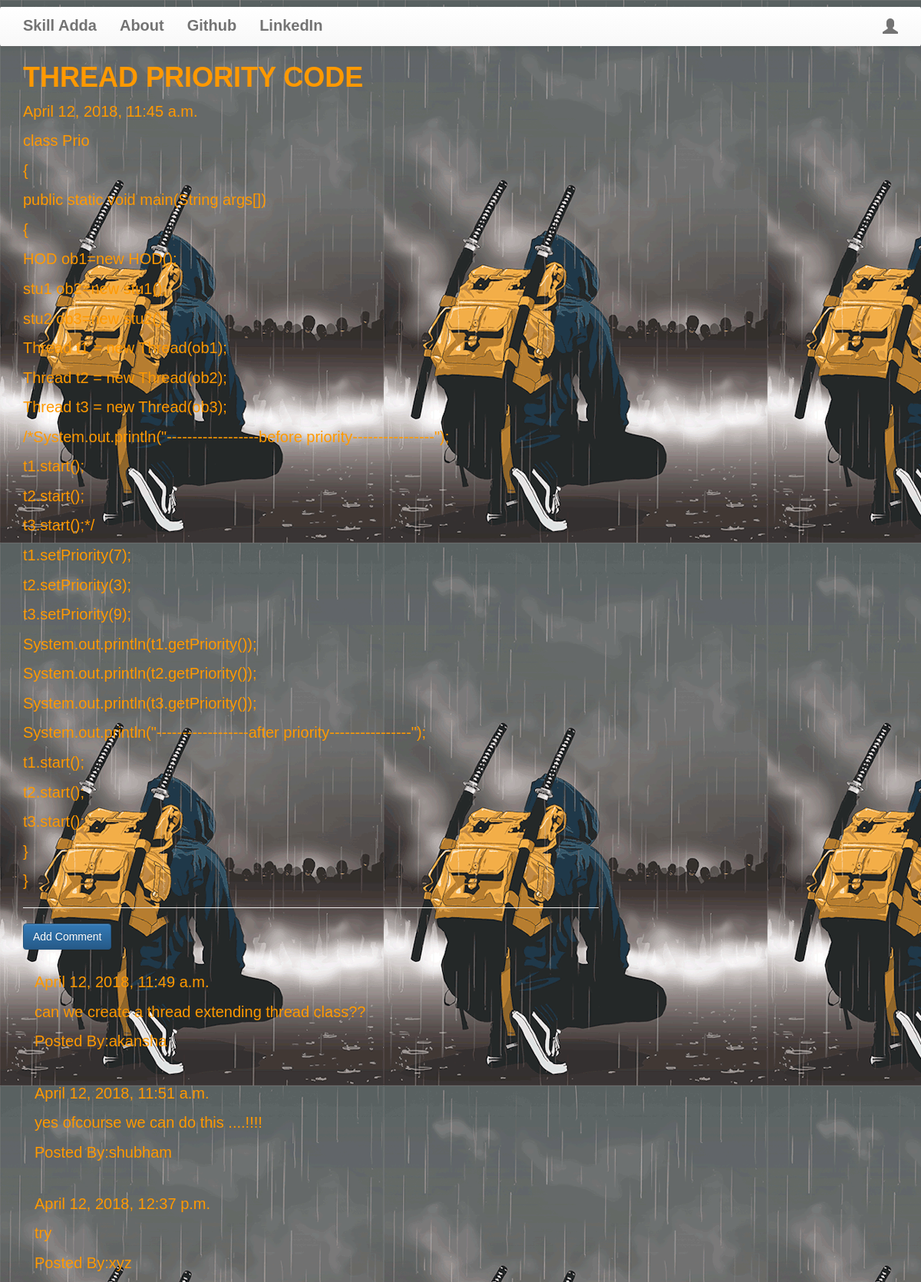
Page /post/24 on the committed database.
### blog/models.py (models this page shows, shortened)
class Post(models.Model):
    author = models.ForeignKey('auth.User')
    title = models.CharField(max_length=200)
    text = models.TextField()
    created_date = models.DateTimeField(default=timezone.now)
    published_date = models.DateTimeField(blank=True,null=True)

class Comment(models.Model):
    post = models.ForeignKey('blog.Post',related_name='comments')
    author = models.CharField(max_length=200)
    text = models.TextField()
    created_date = models.DateTimeField(default=timezone.now)
    approved_comment = models.BooleanField(default=False)

### blog/views.py (the view)
# urls.py: url(r'post/(?P<pk>\d+)$',views.PostDetailView.as_view(),name='post_detail'),
class PostDetailView(DetailView):
    model = Post

### blog/templates/blog/post_detail.html (shortened to what this page needs)
{% extends "blog/base.html" %}
{% block content %}
  <h1 class="posttitle loader">{{post.title}}</h1>
  {% if post.published_date %}
     <div class="date postdate">
       {{ post.published_date}}
     </div>
    {% else %}
     <a class='btn btn-default' href="{% url 'post_publish' pk=post.pk %}">Publish</a>
  {% endif %}
  <p class='postcontent'>{{ post.text|safe|linebreaksbr}}</p>
  <hr>
  <a class='btn btn-primary btn-comment' href="{% url 'add_comment_to_post' pk=post.pk%}">Add Comment</a>
  <div class="container">
    {% for comment in post.comments.all %}
    <br>
      {% if user.is_authenticated or comment.approved_comment %}
        {{comment.created_date }}
        <p>{{comment.text|safe|linebreaks}}</p>
        <p>Posted By:{{comment.author }}</p>
      {% endif %}
      {% empty %}
      <p>No Comments</p>
    {% endfor %}
  </div>
{% endblock %}

### blog/static/css/try.css (style rules this page uses)
body { margin: 0; padding: 0; font-family: 'Poor Story', sans-serif; background-image: url("sm.gif"); }
a:hover, a:visited, a { text-decoration: none; }
h1, h2 { text-transform: uppercase; font-weight: bold; }
html, body, .carousel, .carousel-inner, .carousel-inner .item { height: 100%; }

### rows in the picture
Post: title "THREAD PRIORITY CODE", published_date "April 12, 2018, 11:45 a.m.", text "class Prio { public static void main(String args[]) { HOD ob1=new HOD(); stu1 ob2=new stu1(); stu2 ob3=new stu2(); Thread t1 = new Thread(ob1); Thread t2 = new Thread(ob2); Thread t3 = new Thread(ob3); /*System.out.println(\"------------------before priority----------------\"); t1.start(); t2.start(); t3.start();*/ t1.setPriority(7); t2.setPriority(3); t3.setPriority(9); System.out.println(t1.getPriority()); System.out.println(t2.getPriority()); System.out.println(t3.getPriority()); System.out.println(\"------------------after priority----------------\"); t1.start(); t2.start(); t3.start(); } }"
Comment: created_date "April 12, 2018, 11:49 a.m.", text "can we create a thread extending thread class??", author "akansha"
Comment: created_date "April 12, 2018, 11:51 a.m.", text "yes ofcourse we can do this ....!!!!", author "shubham"
Comment: created_date "April 12, 2018, 12:37 p.m.", text "try", author "xyz"
